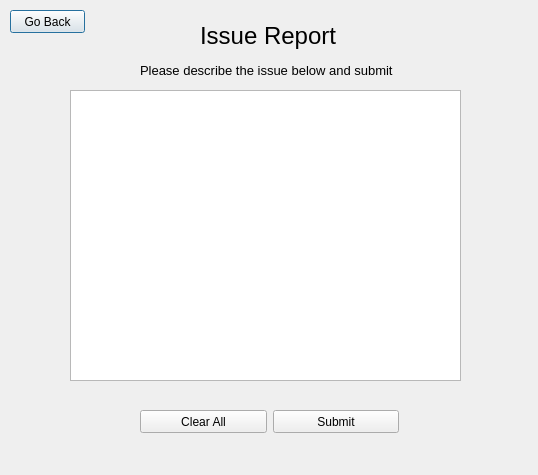
<?xml version="1.0" encoding="UTF-8"?>
<ui version="4.0">
 <class>user_report</class>
 <widget class="QDialog" name="user_report">
  <property name="geometry">
   <rect>
    <x>0</x>
    <y>0</y>
    <width>538</width>
    <height>475</height>
   </rect>
  </property>
  <property name="windowTitle">
   <string>Dialog</string>
  </property>
  <widget class="QPushButton" name="pushButton_back">
   <property name="geometry">
    <rect>
     <x>10</x>
     <y>10</y>
     <width>75</width>
     <height>23</height>
    </rect>
   </property>
   <property name="text">
    <string>Go Back</string>
   </property>
  </widget>
  <widget class="QLabel" name="label">
   <property name="geometry">
    <rect>
     <x>140</x>
     <y>60</y>
     <width>261</width>
     <height>20</height>
    </rect>
   </property>
   <property name="font">
    <font>
     <pointsize>10</pointsize>
    </font>
   </property>
   <property name="text">
    <string>Please describe the issue below and submit</string>
   </property>
  </widget>
  <widget class="QPlainTextEdit" name="plainTextEdit_report">
   <property name="geometry">
    <rect>
     <x>70</x>
     <y>90</y>
     <width>391</width>
     <height>291</height>
    </rect>
   </property>
  </widget>
  <widget class="QLabel" name="label_title">
   <property name="geometry">
    <rect>
     <x>200</x>
     <y>20</y>
     <width>151</width>
     <height>31</height>
    </rect>
   </property>
   <property name="font">
    <font>
     <pointsize>18</pointsize>
    </font>
   </property>
   <property name="text">
    <string>Issue Report</string>
   </property>
  </widget>
  <widget class="QPushButton" name="pushButton_submit">
   <property name="geometry">
    <rect>
     <x>273</x>
     <y>410</y>
     <width>126</width>
     <height>23</height>
    </rect>
   </property>
   <property name="text">
    <string>Submit</string>
   </property>
  </widget>
  <widget class="QPushButton" name="pushButton_clear">
   <property name="geometry">
    <rect>
     <x>140</x>
     <y>410</y>
     <width>127</width>
     <height>23</height>
    </rect>
   </property>
   <property name="text">
    <string>Clear All</string>
   </property>
  </widget>
 </widget>
 <resources/>
 <connections/>
</ui>
